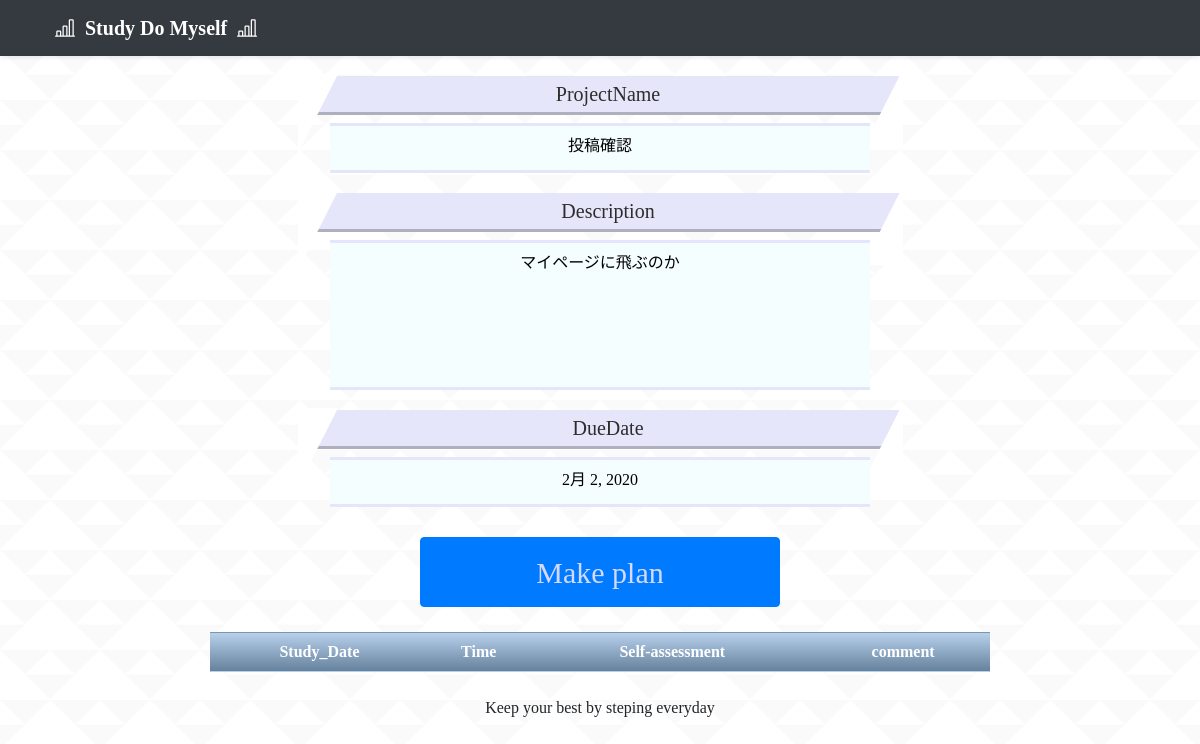
/project_detail/30/, run on the app's committed database.
### studyapp/models.py (models this page shows, shortened)
class Project(models.Model):
    author = models.ForeignKey(settings.AUTH_USER_MODEL, on_delete=models.CASCADE)
    project_name = models.CharField('プロジェクト名', max_length=200, blank=False)
    description = models.TextField('目標', blank=False)
    expenses_item = models.CharField('経費項目', max_length=200, blank=True)
    expenses = models.CharField('経費', max_length=200, blank=True)
    build_date = models.DateField(verbose_name='作成日', blank=True, default=timezone.datetime.today())
    due_date = models.DateField(verbose_name='設定日', blank=True, null=True)

### studyapp/views.py (the view)
# urls.py: path('project_detail/<int:pk>/', views.ProjectDetailView.as_view(), name='project_detail'),
class ProjectDetailView(DetailView):
    template_name = 'project_detail.html'
    model = Project

### templates/project_detail.html (shortened to what this page needs)
{% extends 'base.html' %}
{% load static %}
{% block content %}
<!doctype html>
<html lang="ja">
<head>
  <link rel='stylesheet' href="{% static 'css/project_detail.css' %}">
</head>
<body>
  <header>
    <div class="navbar navbar-dark bg-dark shadow-sm">
      <div class="container d-flex justify-content-between">
        <a href="{% url 'mypage' %}" class="navbar-brand d-flex align-items-center">
          <strong>Study Do Myself</strong>
        </a>
      </div>
    </div>
  </header>
  <main role="main">
    <div class=contents>
      <h3 class=project_name> ProjectName </h3>
      <p class=box>{{ object.project_name }}</p>
      <h3 class=Description> Description </h3>
      <p class=descriptionbox>{{ object.description }}</p>
      <h3 class=due_date> DueDate </h3>
      <p class=box>{{ object.due_date }}</p>
      <button class="btn btn-primary btn-block"><a href="{% url 'setplan' %}">Make plan</a></button>
      <table>
        <tr class='term'>
          <th> Study_Date </th>
          <th> Time </th>
          <th> Self-assessment </th>
          <th> comment </th>
        </tr>
      </table>
    </div>
  </main>
  <br>
  <footer>
    <div class="container-fluid" style="margin-right:auto; margin-left:auto; width:300px;">
      Keep your best by steping everyday
    </div>
  </footer>
</body>
</html>
{% endblock content %}

### studyapp/static/css/project_detail.css (style rules this page uses)
body { font-family: 'Comic Sans MS'; background-image: url(../img/triangle-mosaic.png); }
h3 { margin-top:20px; margin-left:auto; margin-right:auto; position: relative; padding: 5px 26px 5px 42px; width:50%; background: #e6e6fa; font-size: 20px; color: #2d2d2d; line-height: 1.3; border-bottom: solid 3px #afafbe; z-index:-2; }
h3:before { position: absolute; content: ''; left: -2px; top: -2px; width: 0; height: 0; border: none; border-left: solid 40px white; border-bottom: solid 79px transparent; z-index: -1; }
h3:after { position: absolute; content: ''; right: -3px; top: -7px; width: 0; height: 0; border: none; border-left: solid 40px transparent; border-bottom: solid 79px white; z-index: -1; }
.box { width:45%; height:50px; margin-right: auto; margin-left: auto; padding: 8px 19px; color: black; background: rgb(245, 254, 255); border-top: solid 3px #e6e6fa; border-bottom: solid 3px #e6e6fa; }
.descriptionbox { width:45%; height:150px; margin-right: auto; margin-left: auto; padding: 8px 19px; color: black; background: rgb(245, 254, 255); border-top: solid 3px #e6e6fa; border-bottom: solid 3px #e6e6fa; }
.btn.btn-primary.btn-block { width:30%; height:70px; font-size: 30px; margin-right: auto; margin-left: auto; margin-top: 30px; }
a { color :rgb(214, 217, 255); text-decoration: none; }
.contents { margin-left: auto; margin-right: auto; text-align: center; }
.container-fluid { text-align: center; }
footer { padding-left: auto; padding-right: auto; }
table { width: 65%; height: 40px; margin-top: 25px; border-collapse:separate; border-spacing: 0; margin-right: auto; margin-left: auto; }
tr.term { text-align: center; color:white; background: linear-gradient(#b7d1ec,#66819c); border-left: 1px solid #3c6690; border-top: 1px solid #3c6690; border-bottom: 1px solid #3c66909d; box-shadow: 0px 0.5px 0.5px rgba(255,255,255,0.3) inset; padding: 10px 0; }

### data on the page
Project: project_name "投稿確認", description "マイページに飛ぶのか", due_date "2月 2, 2020"
